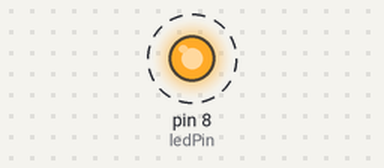
A sketch run on a simulated Arduino Uno, built with avr-gcc and run on an emulated ATmega328P. Parts: output pins drawn as LEDs (lit = HIGH). Dashed ring = blinking. The local clock reads 2024-03-15 10:24:30 at power-on unless the sketch sets it; storage starts empty; random numbers use the default seed unless the sketch sets one; what the sketch prints to the serial monitor is not drawn.

Above: at 0.3 s.
Timing chart, 0 to 3.0 s (numbered marks = the images above):
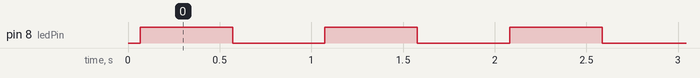

Measured:
- by itself, pin 8 (ledPin): alternates HIGH for 0.50 s and LOW for 0.50 s

The sketch:

DataLog_with_light.ino
```cpp
// ===================================================
// RobotDyn SD/RTC Arduino shield example
// Nolan Chandler
// Last revised: 2020-11-18
//
// Meant to serve as a starting point for data logging
// using both a real-time clock (RTC) and a microSD
// card.
//
// Collects data at a given rate, and saves them with
// a timestamp on the SD card to files called
// "LOG000.TXT", "LOG001.TXT", etc. A new file is
// opened every N samples to collect another N samples.
// ===================================================

#include <SPI.h>
#include <SD.h>

// by Adafruit. Must be manually installed
#include "RTClib.h"

const int SD_PIN = 10;
File logfile;

RTC_DS1307 rtc;

float data;
int i = 0;
int N = 50; // Number of samples per file
int waittime_ms = 500; // milliseconds between samples
int ledPin = 8;

// ====================================================

void setup()
{
  pinMode(ledPin, OUTPUT);
  // Open serial communications
  Serial.begin(9600);

  init_RTC();

  // (note 24-hour time: 3pm -> 15)
  // This line sets the RTC with an
  // explicit date & time, for example:
  // to set January 21, 2014 at 3:18pm
  // you would use the following line:
  // rtc.adjust(DateTime(2014, 1, 21, 15, 18, 0));

  init_SD();

  logfile = open_next_logfile();
}

// ==================================================

void loop ()
{
  if (i < N) {
    // generate a random number
    data = random(-100, 100);

    DateTime now = rtc.now();

    // Write the date, time and data to log file
    // Same as printing to Serial!
    logfile.print(now.year());
    logfile.print('-');
    logfile.print(now.month());
    logfile.print('-');
    logfile.print(now.day());
    logfile.print(' ');
    logfile.print(now.hour());
    logfile.print(':');
    logfile.print(now.minute());
    logfile.print(':');
    logfile.print(now.second());
    logfile.print(',');
    logfile.print(data);
    logfile.println();

    // write same data to serial
    Serial.print(now.year());
    Serial.print('-');
    Serial.print(now.month());
    Serial.print('-');
    Serial.print(now.day());
    Serial.print(' ');
    Serial.print(now.hour());
    Serial.print(':');
    Serial.print(now.minute());
    Serial.print(':');
    Serial.print(now.second());
    Serial.print(',');
    Serial.print(data);
    Serial.println();
    if (i%2 == 0) {
       digitalWrite(ledPin, HIGH);
       }
    else {
       digitalWrite(ledPin, LOW);
       }
    delay(waittime_ms); //ms
    i++;
  }

  // Reached N samples, open the next log
  // file to record N more
  else {
    logfile.close();

    // comment out the next two lines to stop
    // recording after the first file
    i = 0;
    logfile = open_next_logfile();
  }
}


// =========================================
// initializes the RTC,
// and checks to see if it has been set
// =========================================

void init_RTC()
{
  Serial.print("Initializing RTC...");

  if (!rtc.begin()) {
    Serial.println(" failed!");
    while (1);
  }

  Serial.println(" done!");

  if (!rtc.isrunning())
    Serial.println(
     "WARNING: RTC has not been previously set");

}

// ======================================================
// attempts to initialize the SD card for reading/writing
// ======================================================

void init_SD()
{
  Serial.print("Initializing SD card...");

  if (!SD.begin(SD_PIN)) {
    Serial.println(" failed!");
    while (1);
  }

  Serial.println(" done!");
}

// =======================================================
// Opens the next available log file in SD:/LOGS/
// Write to the file using logfile.print() or println(),
// just like Serial
// =======================================================

File open_next_logfile()
{
  char filename[24];

  // Create folder for logs if it doesn't already exist
  if (!SD.exists("/LOGS/"))
    SD.mkdir("/LOGS/");

  // find the first file LOGxxx.TXT that doesn't exist,
  // then create, open and use that file
  for (int logn = 0; logn < 1000; logn++) {
    sprintf(filename, "/LOGS/LOG%03d.TXT", logn);

    if (!SD.exists(filename)) {
      Serial.print("Opened \'SD:");
      Serial.print(filename);
      Serial.println("\' for logging.");
      break;
    }
  }

  return SD.open(filename, FILE_WRITE);
}
```
